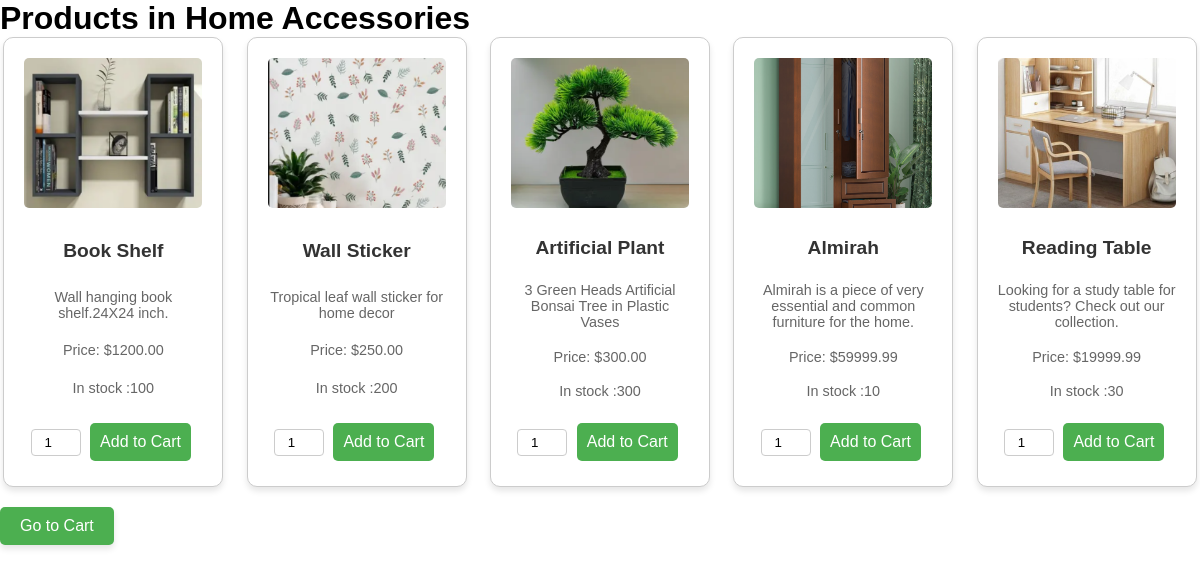
/Garments.php?category_id=3, run on the app's committed database.
### tables this page shows
CREATE TABLE `categories` (
  `id` int(11) NOT NULL,
  `name` varchar(50) NOT NULL,
  `description` text DEFAULT NULL,
  `created_at` timestamp NOT NULL DEFAULT current_timestamp()
);

CREATE TABLE `products` (
  `id` int(11) NOT NULL,
  `name` varchar(100) NOT NULL,
  `description` text DEFAULT NULL,
  `price` decimal(10,2) NOT NULL,
  `image` varchar(255) DEFAULT NULL,
  `stock_quantity` int(11) NOT NULL,
  `category_id` int(11) DEFAULT NULL,
  `created_at` timestamp NOT NULL DEFAULT current_timestamp()
);

### Garments.php (the view, shortened to what this page needs)
<?php
require 'database.php';
$categoryId = isset($_GET['category_id']) ? (int) $_GET['category_id'] : 0;
try {
    $stmtCategory = $conn->prepare("SELECT name FROM categories WHERE id = ?");
    $stmtCategory->bind_param("i", $categoryId);
    $stmtCategory->execute();
    $resultCategory = $stmtCategory->get_result();
    $category = $resultCategory->fetch_assoc();
    $stmtProducts = $conn->prepare("SELECT p.id, p.name, p.description, p.price, p.image, p.stock_quantity
                                    FROM products as p
                                    JOIN categories as c
                                    ON p.category_id = c.id
                                    WHERE p.category_id = ?");
    $stmtProducts->bind_param("i", $categoryId);
    $stmtProducts->execute();
    $resultProducts = $stmtProducts->get_result();
    $products = $resultProducts->fetch_all(MYSQLI_ASSOC);
} catch (mysqli_sql_exception $e) {
    echo "Error: " . $e->getMessage();
}
?>
<!DOCTYPE html>
<html lang="en">
<head>
    <link rel="stylesheet" href="style.css">
</head>
<body>
    <h1>Products in <?= htmlspecialchars($category['name']); ?></h1>
    <div class="product-list">
        <?php
        if (!empty($products)) {
            foreach ($products as $product) {
                echo '<div class="product">';
                echo '  <div class="product-img" style="background-image: url(\'' . htmlspecialchars($product['image']) . '\');"></div>';
                echo '  <h2>' . htmlspecialchars($product['name']) . '</h2>';
                echo '  <p>' . htmlspecialchars($product['description']) . '</p>';
                echo '  <p>Price: $' . htmlspecialchars($product['price']) . '</p>';
                echo '  <p>In stock :' . htmlspecialchars($product['stock_quantity']) . '</p>';
                echo '  <form method="POST" action="">';
                echo '      <input type="number" name="quantity" value="1" min="1" max="' . htmlspecialchars($product['stock_quantity']) . '">';
                echo '      <button type="submit" name="add_to_cart">Add to Cart</button>';
                echo '  </form>';
                echo '</div>';
            }
        } else {
            echo '<p>No products available in this category.</p>';
        }
        ?>
    </div>
    <a href="cart.php" class="btn-cart">Go to Cart</a>
</body>
</html>

### style.css (style rules this page uses)
* { margin: 0; font-family: Arial; box-sizing: border-box; }
.product-list { display: flex; flex-wrap: wrap; gap: 20px; justify-content: space-evenly; }
.product { border: 1px solid #ccc; padding: 20px; width: 220px; text-align: center; display: flex; flex-direction: column; justify-content: space-between; height: 450px; border-radius: 10px; background-color: #fff; box-shadow: 0px 4px 6px rgba(0, 0, 0, 0.1); }
.product-img { width: 100%; height: 150px; background-size: cover; background-position: center; margin-bottom: 10px; border-radius: 5px; }
.product h2 { margin: 10px 0; font-size: 1.2em; font-weight: bold; color: #333; }
.product p { margin: 5px 0; font-size: 0.9em; color: #666; }
.product button { padding: 10px; margin-top: 10px; background-color: #4CAF50; color: white; border: none; border-radius: 5px; cursor: pointer; font-size: 1em; }
.product input[type="number"] { width: 50px; padding: 5px; margin-top: 10px; border: 1px solid #ccc; border-radius: 4px; text-align: center; }
button { padding: 20px 40px; margin: 5px; background-color: #45945e; color: white; border: none; cursor: pointer; border-radius: 5px; }
.btn-cart { display: inline-block; padding: 10px 20px; margin-top: 20px; background-color: #4CAF50; color: white; text-decoration: none; border: none; border-radius: 5px; text-align: center; font-size: 1em; cursor: pointer; box-shadow: 0px 4px 6px rgba(0, 0, 0, 0.1); }

### data on the page
categories: name "Home Accessories"
products: image (picture), name "Book Shelf", description "Wall hanging book shelf.24X24 inch.", price "1200.00", stock_quantity "100"
products: image (picture), name "Wall Sticker", description "Tropical leaf wall sticker for home decor", price "250.00", stock_quantity "200"
products: image (picture), name "Artificial Plant", description "3 Green Heads Artificial Bonsai Tree in Plastic Vases", price "300.00", stock_quantity "300"
products: image (picture), name "Almirah", description "Almirah is a piece of very essential and common furniture for the home.", price "59999.99", stock_quantity "10"
products: image (picture), name "Reading Table", description "Looking for a study table for students? Check out our collection.", price "19999.99", stock_quantity "30"
